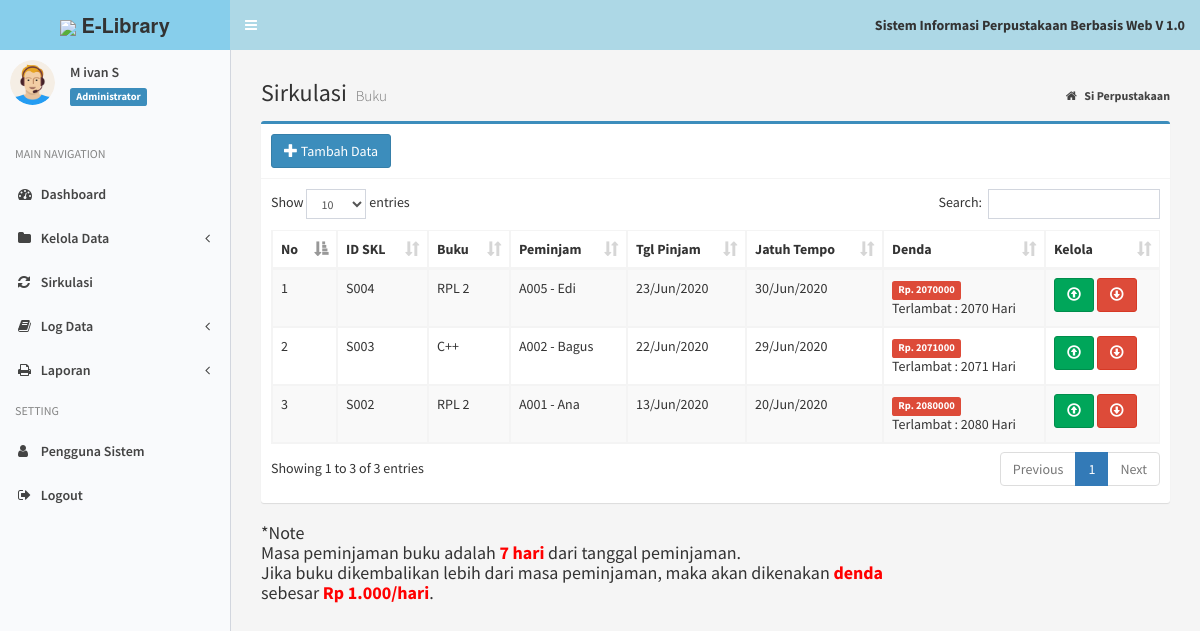
The app's page /index.php?page=data_sirkul (signed in) with its own data.
### tables this page shows
CREATE TABLE `tb_sirkulasi` (
  `id_sk` varchar(20) NOT NULL,
  `id_buku` varchar(10) NOT NULL,
  `id_anggota` varchar(10) NOT NULL,
  `tgl_pinjam` date NOT NULL,
  `tgl_kembali` date NOT NULL,
  `status` enum('PIN','KEM') NOT NULL
);

CREATE TABLE `tb_buku` (
  `id_buku` varchar(10) NOT NULL,
  `judul_buku` varchar(30) NOT NULL,
  `pengarang` varchar(30) NOT NULL,
  `penerbit` varchar(30) NOT NULL,
  `th_terbit` year(4) NOT NULL
);

CREATE TABLE `tb_anggota` (
  `id_anggota` varchar(10) NOT NULL,
  `nama` varchar(20) NOT NULL,
  `jekel` enum('Laki-laki','Perempuan') NOT NULL,
  `kelas` varchar(50) NOT NULL,
  `no_hp` varchar(15) NOT NULL
);

### admin/sirkul/data_sirkul.php (the view)
<section class="content-header">
	<h1>
		Sirkulasi
		<small>Buku</small>
	</h1>
	<ol class="breadcrumb">
		<li>
			<a href="index.php">
				<i class="fa fa-home"></i>
				<b>Si Perpustakaan</b>
			</a>
		</li>
	</ol>
</section>
<section class="content">
	<div class="box box-primary">
		<div class="box-header with-border">
			<a href="?page=add_sirkul" title="Tambah Data" class="btn btn-primary">
				<i class="glyphicon glyphicon-plus"></i> Tambah Data</a>
		</div>
		<div class="box-body">
			<div class="table-responsive">
				<table id="example1" class="table table-bordered table-striped">
					<thead>
						<tr>
							<th>No</th>
							<th>ID SKL</th>
							<th>Buku</th>
							<th>Peminjam</th>
							<th>Tgl Pinjam</th>
							<th>Jatuh Tempo</th>
							<th>Denda</th>
							<th>Kelola</th>
						</tr>
					</thead>
					<tbody>
						<?php
						$no = 1;
						$sql = $koneksi->query("SELECT s.id_sk, b.judul_buku,
				  a.id_anggota,
				  a.nama,
				  s.tgl_pinjam,
				  s.tgl_kembali
                  from tb_sirkulasi s inner join tb_buku b on s.id_buku=b.id_buku
				  inner join tb_anggota a on s.id_anggota=a.id_anggota where status='PIN' order by tgl_pinjam desc");
						while ($data = $sql->fetch_assoc()) {
						?>
							<tr>
								<td>
									<?php echo $no++; ?>
								</td>
								<td>
									<?php echo $data['id_sk']; ?>
								</td>
								<td>
									<?php echo $data['judul_buku']; ?>
								</td>
								<td>
									<?php echo $data['id_anggota']; ?>
									-
									<?php echo $data['nama']; ?>
								</td>
								<td>
									<?php $tgl = $data['tgl_pinjam'];
									echo date("d/M/Y", strtotime($tgl)) ?>
								</td>
								<td>
									<?php $tgl = $data['tgl_kembali'];
									echo date("d/M/Y", strtotime($tgl)) ?>
								</td>
								<?php
								$u_denda = 1000;
								$tgl1 = date("Y-m-d");
								$tgl2 = $data['tgl_kembali'];
								$pecah1 = explode("-", $tgl1);
								$date1 = $pecah1[2];
								$month1 = $pecah1[1];
								$year1 = $pecah1[0];
								$pecah2 = explode("-", $tgl2);
								$date2 = $pecah2[2];
								$month2 = $pecah2[1];
								$year2 =  $pecah2[0];
								$jd1 = GregorianToJD($month1, $date1, $year1);
								$jd2 = GregorianToJD($month2, $date2, $year2);
								$selisih = $jd1 - $jd2;
								$denda = $selisih * $u_denda;
								?>
								<td>
									<?php if ($selisih <= 0) { ?>
										<span class="label label-primary">Masa Peminjaman</span>
									<?php } elseif ($selisih > 0) { ?>
										<span class="label label-danger">
											Rp.
											<?= $denda ?>
										</span>
										<br> Terlambat :
										<?= $selisih ?>
										Hari
								</td>
							<?php } ?>
							<td>
								<a href="?page=panjang&kode=<?php echo $data['id_sk']; ?>" onclick="return confirm('Perpanjang Data Ini ?')" title="Perpanjang" class="btn btn-success">
									<i class="glyphicon glyphicon-upload"></i>
								</a>
								<a href="?page=kembali&kode=<?php echo $data['id_sk']; ?>" onclick="return confirm('Kembalikan Buku Ini ?')" title="Kembalikan" class="btn btn-danger">
									<i class="glyphicon glyphicon-download"></i>
							</td>
							</tr>
						<?php
						}
						?>
					</tbody>
				</table>
			</div>
		</div>
	</div>
	<h4> *Note
		<br> Masa peminjaman buku adalah <span style="color:red; font-weight:bold;">7 hari</span> dari tanggal peminjaman.
		<br> Jika buku dikembalikan lebih dari masa peminjaman, maka akan dikenakan <span style="color:red; font-weight:bold;">denda</span>
		<br> sebesar <span style="color:red; font-weight:bold;">Rp 1.000/hari</span>.
	</h4>
</section>

### index.php (shortened to what this page needs)
<?php
if (isset($_SESSION["ses_username"]) == "") {
    header("location: login.php");
} else {
    $data_nama = $_SESSION["ses_nama"];
    $data_level = $_SESSION["ses_level"];
}
include "inc/koneksi.php";
?>
<!DOCTYPE html>
<html>
<head>
    <link rel="stylesheet" href="bootstrap/css/bootstrap.min.css">
    <link rel="stylesheet" href="https://cdnjs.cloudflare.com/ajax/libs/font-awesome/4.5.0/css/font-awesome.min.css">
    <link rel="stylesheet" href="https://cdnjs.cloudflare.com/ajax/libs/ionicons/2.0.1/css/ionicons.min.css">
    <link rel="stylesheet" href="plugins/datatables/dataTables.bootstrap.css">
    <link rel="stylesheet" href="plugins/select2/select2.min.css">
    <link rel="stylesheet" href="dist/css/AdminLTE.min.css">
    <link rel="stylesheet" href="dist/css/skins/_all-skins.min.css">
</head>
<body class="hold-transition skin-blue-light sidebar-mini">
    <div class="wrapper">
        <header class="main-header">
            <a href="index.php" class="logo">
                <span class="logo-lg">
                    <img src="dist/img/logo.png" width="37px">
                    <b>E-Library</b>
                </span>
            </a>
            <nav class="navbar navbar-static-top">
                <a href="#" class="sidebar-toggle" data-toggle="offcanvas" role="button">
                </a>
                <div class="navbar-custom-menu">
                    <ul class="nav navbar-nav">
                        <li class="dropdown messages-menu">
                            <a class="dropdown-toggle" style="color: #333;">
                                <span>
                                    <b>Sistem Informasi Perpustakaan Berbasis Web V 1.0</b>
                                </span>
                            </a>
                        </li>
                    </ul>
                </div>
            </nav>
        </header>
        <aside class="main-sidebar">
            <section class="sidebar">
                <div class="user-panel">
                    <div class="pull-left image">
                        <img src="dist/img/avatar.png" class="img-circle" alt="User Image">
                    </div>
                    <div class="pull-left info">
                        <p><?php echo $data_nama; ?></p>
                        <span class="label label-primary">
                            <?php echo $data_level; ?>
                        </span>
                    </div>
                </div>
                <br>
                <ul class="sidebar-menu">
                    <li class="header">MAIN NAVIGATION</li>
                    <?php if ($data_level == "Administrator") { ?>
                        <li class="treeview">
                            <a href="?page=admin">
                                <i class="fa fa-dashboard"></i> <span>Dashboard</span>
                            </a>
                        </li>
                        <li class="treeview">
                            <a href="#">
                                <i class="fa fa-folder"></i> <span>Kelola Data</span>
                                <span class="pull-right-container"><i class="fa fa-angle-left pull-right"></i></span>
                            </a>
                        </li>
                        <li class="treeview">
                            <a href="?page=data_sirkul">
                                <i class="fa fa-refresh"></i> <span>Sirkulasi</span>
                            </a>
                        </li>
                        <li class="treeview">
                            <a href="#">
                                <i class="fa fa-book"></i> <span>Log Data</span>
                                <span class="pull-right-container"><i class="fa fa-angle-left pull-right"></i></span>
                            </a>
                        </li>
                        <li class="treeview">
                            <a href="#">
                                <i class="fa fa-print"></i> <span>Laporan</span>
                                <span class="pull-right-container"><i class="fa fa-angle-left pull-right"></i></span>
                            </a>
                        </li>
                        <li class="header">SETTING</li>
                        <li><a href="?page=MyApp/data_pengguna"><i class="fa fa-user"></i> <span>Pengguna Sistem</span></a></li>
                    <?php } ?>
                    <li>
                        <a href="logout.php" onclick="return confirm('Anda yakin keluar dari aplikasi ?')">
                            <i class="fa fa-sign-out"></i> <span>Logout</span>
                        </a>
                    </li>
                </ul>
            </section>
        </aside>
        <div class="content-wrapper">
            <section class="content">
                <?php
                if (isset($_GET['page'])) {
                    $hal = $_GET['page'];
                    switch ($hal) {
                        case 'data_sirkul': include "admin/sirkul/data_sirkul.php"; break;
                    }
                } else {
                    if ($data_level == "Administrator") include "home/admin.php";
                    elseif ($data_level == "Petugas") include "home/petugas.php";
                }
                ?>
            </section>
        </div>
    </div>
</body>
</html>

### index.php (style rules this page uses)
.skin-blue-light .main-header .navbar { background-color: #add8e6 !important; }
.skin-blue-light .main-header .logo { background-color: #87ceeb !important; color: #333 !important; }
.content-wrapper { background-color: #f5f5f5 !important; }

### records on screen
tb_sirkulasi: id_sk "S004", id_buku.judul_buku "RPL 2", id_anggota.id_anggota "A005", id_anggota.nama "Edi", tgl_pinjam "23/Jun/2020", tgl_kembali "30/Jun/2020", tgl_kembali "2070000", tgl_kembali "2070"
tb_sirkulasi: id_sk "S003", id_buku.judul_buku "C++", id_anggota.id_anggota "A002", id_anggota.nama "Bagus", tgl_pinjam "22/Jun/2020", tgl_kembali "29/Jun/2020", tgl_kembali "2071000", tgl_kembali "2071"
tb_sirkulasi: id_sk "S002", id_buku.judul_buku "RPL 2", id_anggota.id_anggota "A001", id_anggota.nama "Ana", tgl_pinjam "13/Jun/2020", tgl_kembali "20/Jun/2020", tgl_kembali "2080000", tgl_kembali "2080"

### other values on screen
$data_nama "M ivan S"
$data_level "Administrator"
